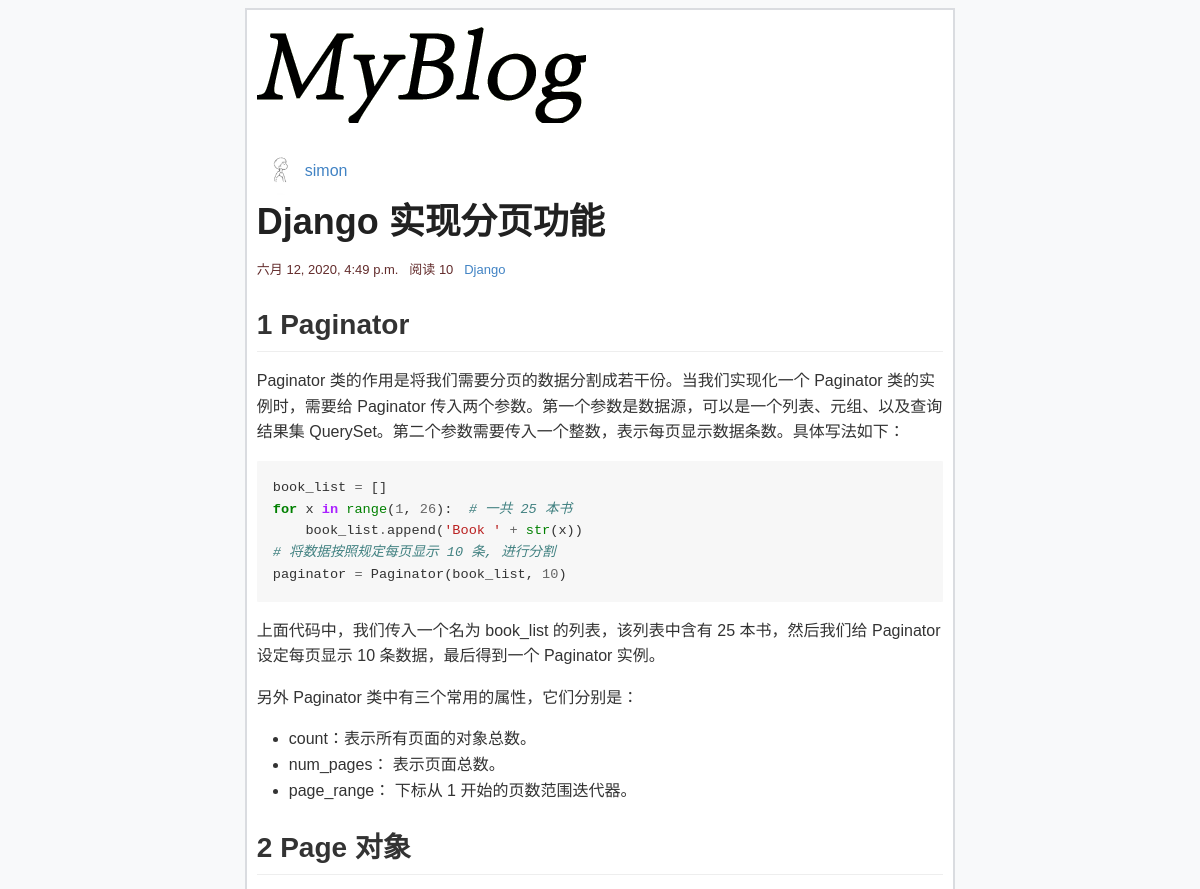
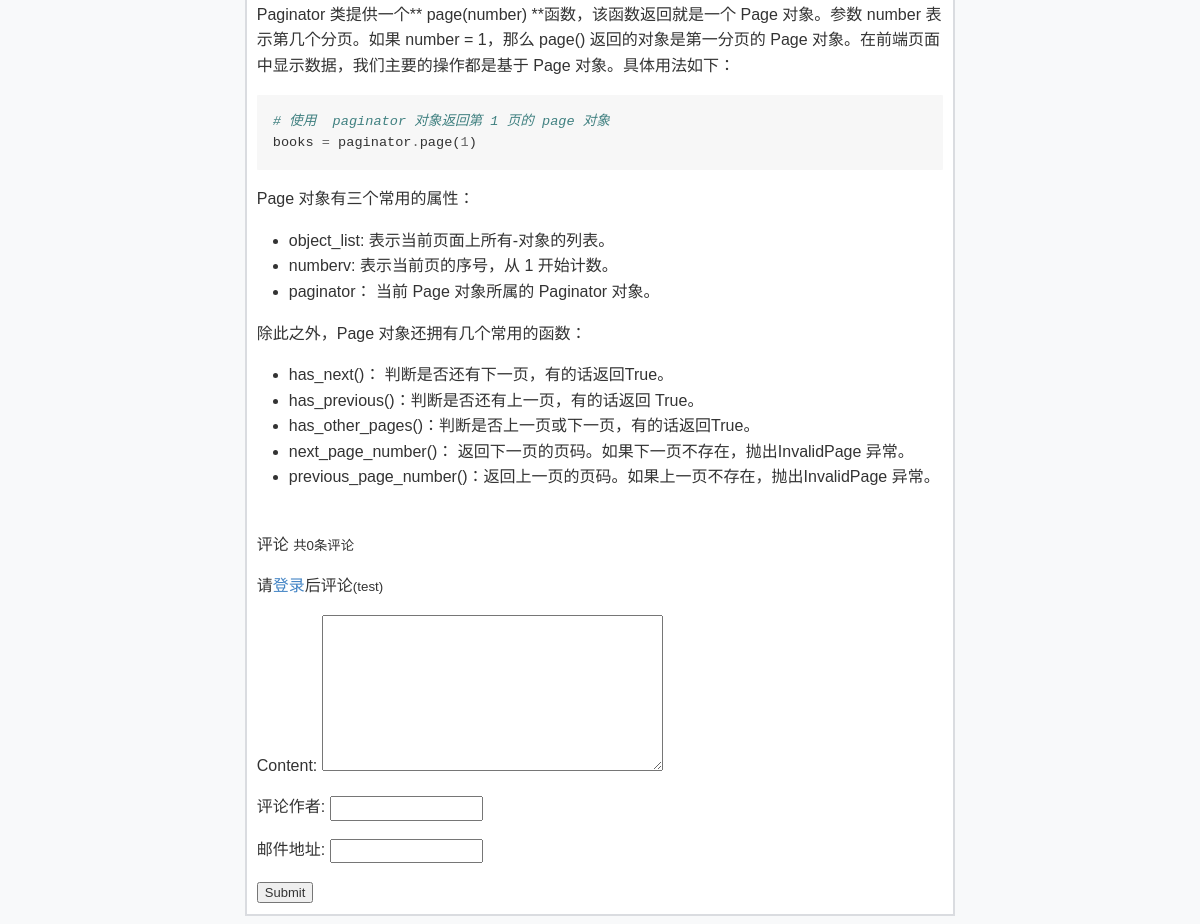
Page /blog/detail/3 on the committed database (2 pictures, top to bottom).
### blog/models.py (models this page shows, shortened)
class Article(models.Model):
	title = models.CharField("文章标题",max_length=30)
	category = models.ForeignKey(Category,on_delete=models.CASCADE)
	content = MDTextField("文章内容")
	djgest = models.TextField("文章概要")
	author = models.ForeignKey(Author,on_delete=models.CASCADE)
	comment_num = models.BigIntegerField(default=0)
	view = models.BigIntegerField(default=0)
	created_time = models.DateTimeField("创建时间",auto_now_add=True)
	last_mod_time = models.DateTimeField("修改时间",auto_now=True)
	tag = models.ManyToManyField(Tag,blank=True)
	def viewed(self):
		self.view += 1
		self.save(update_fields=['view'])
	class Meta:
		ordering = ('-created_time',)

class Author(models.Model):
	name = models.CharField("作者姓名",max_length=20)
	avatar = models.ImageField(upload_to='avatar/%Y%m%d',blank=True)
	def __str__(self):
		return self.name

class Category(models.Model):
	name = models.CharField("文章类型",max_length=50)
	created_time = models.DateTimeField("创建时间",auto_now_add=True)
	last_mod_time = models.DateTimeField("修改时间",auto_now=True)
	def __str__(self):
		return self.name

### blog/views.py (the view, shortened to what this page needs)
# urls.py: path('detail/<int:pk>',views.detail,name='detail'),
def detail(request, pk):
	article = get_object_or_404(Article,pk=pk)
	comment_list = Comment.objects.filter(article__pk=pk)
	form = CommentForm()
	article.content = markdown.markdown(article.content,
		extensions=[
        'markdown.extensions.extra',
        'markdown.extensions.codehilite',
        'markdown.extensions.toc',
    ])
	context = {'article':article,'comment_list':comment_list,'form':form}
	article.viewed()
	return render(request,"blog/detail.html",context)

### blog/views.py
class CommentForm(forms.ModelForm):
	class Meta:
		model = Comment
		exclude = ('article',)

### blog/templates/blog/detail.html (shortened to what this page needs)
{% extends 'blog/base.html' %}
{% block content %}
<div class="img_and">
<img class="img_avatar" src="{{ article.author.avatar.url }}">
<a href="#">{{ article.author }}</a>
</div>
<h1 class="detail_h1">{{ article.title }}</h1>
<div class="time_and">
	{{ article.last_mod_time }}
	&nbsp;
	阅读&nbsp;{{ article.view }}
	<a href="#">{{ article.category }}</a>
</div>
{{ article.content|safe }}
<br>
{% include 'blog/comment.html' %}
{% endblock %}

### blog/templates/blog/comment.html (shortened to what this page needs)
<p>评论 <small>共{{ article.comment_num }}条评论</small></p>
<p>
	请<a href="/login/weibo/" target="_blank">登录</a>后评论<small>(test)</small>
</p>
<form action="" method="post">
	{{ form.as_p }}
	<input type="submit" name="">
</form>

### blog/static/css/base.css (style rules this page uses)
body { background-color: #f8f9fa; }
.time_and { font-size: 13px; color: #632c2c; }
.img_avatar { display: block; border-radius: 50%; border: 1px solid #eee; min-width: 48px; min-height: 48px; width: 48px; height: 48px; }
.img_and { display: flex; align-items: center; }

### blog/static/css/code.css (style rules this page uses)
.codehilite { background: #f8f8f8; }
.codehilite .k { color: #008000; font-weight: bold }
.codehilite .o { color: #666666 }
.codehilite .c1 { color: #408080; font-style: italic }
.codehilite .nb { color: #008000 }
.codehilite .ow { color: #AA22FF; font-weight: bold }
.codehilite .mi { color: #666666 }
.codehilite .s1 { color: #BA2121 }

### staticfiles/mdeditor/css/editormd.css (style rules this page uses)
.markdown-body a { background: transparent; }
.markdown-body h1 { font-size: 2em; margin: 0.67em 0; }
.markdown-body img { border: 0; }
.markdown-body pre { overflow: auto; }
.markdown-body code, .markdown-body kbd, .markdown-body pre { font-family: "Meiryo UI", "YaHei Consolas Hybrid", Consolas, "Malgun Gothic", "Segoe UI", "Trebuchet MS", Helvetica, monospace, monospace; font-size: 1em; }
.markdown-body input { color: inherit; font: inherit; margin: 0; }
.markdown-body input { line-height: normal; }
.markdown-body * { -moz-box-sizing: border-box; box-sizing: border-box; }
.markdown-body input { font: 13px/1.4 Helvetica, arial, freesans, clean, sans-serif, "Segoe UI Emoji", "Segoe UI Symbol"; }
.markdown-body a { color: #4183c4; text-decoration: none; }
.markdown-body h1, .markdown-body h2, .markdown-body h3, .markdown-body h4, .markdown-body h5, .markdown-body h6 { margin-top: 15px; margin-bottom: 15px; line-height: 1.1; }
.markdown-body h1 { font-size: 30px; }
.markdown-body h2 { font-size: 21px; }
.markdown-body ul, .markdown-body ol { padding: 0; margin-top: 0; margin-bottom: 0; }
.markdown-body code { font-family: Consolas, "Liberation Mono", Menlo, Courier, monospace; font-size: 12px; }
.markdown-body pre { margin-top: 0; margin-bottom: 0; font: 12px Consolas, "Liberation Mono", Menlo, Courier, monospace; }
.markdown-body > *:last-child { margin-bottom: 0 !important; }
.markdown-body h1, .markdown-body h2, .markdown-body h3, .markdown-body h4, .markdown-body h5, .markdown-body h6 { position: relative; margin-top: 1em; margin-bottom: 16px; font-weight: bold; line-height: 1.4; }
.markdown-body h1 { padding-bottom: 0.3em; font-size: 2.25em; line-height: 1.2; border-bottom: 1px solid #eee; }
.markdown-body h2 { padding-bottom: 0.3em; font-size: 1.75em; line-height: 1.225; border-bottom: 1px solid #eee; }
.markdown-body p, .markdown-body blockquote, .markdown-body ul, .markdown-body ol, .markdown-body dl, .markdown-body table, .markdown-body pre { margin-top: 0; margin-bottom: 16px; }
.markdown-body ul, .markdown-body ol { padding-left: 2em; }
.markdown-body img { max-width: 100%; -moz-box-sizing: border-box; box-sizing: border-box; }
.markdown-body code { padding: 0; padding-top: 0.2em; padding-bottom: 0.2em; margin: 0; font-size: 85%; background-color: rgba(0, 0, 0, 0.04); border-radius: 3px; }
.markdown-body code:before, .markdown-body code:after { letter-spacing: -0.2em; content: "\00a0"; }
.markdown-body pre > code { padding: 0; margin: 0; font-size: 100%; word-break: normal; white-space: pre; background: transparent; border: 0; }
.markdown-body .highlight pre, .markdown-body pre { padding: 16px; overflow: auto; font-size: 85%; line-height: 1.45; background-color: #f7f7f7; border-radius: 3px; }
.markdown-body pre { word-wrap: normal; }
.markdown-body pre code { display: inline; max-width: initial; padding: 0; margin: 0; overflow: initial; line-height: inherit; word-wrap: normal; background-color: transparent; border: 0; }
.markdown-body pre code:before, .markdown-body pre code:after { content: normal; }
.markdown-body .highlight pre, .markdown-body pre { line-height: 1.6; }

### blog/templates/blog/detail.html (style rules this page uses)
h1.detail_h1 { border-bottom: 1px solid #FFF; margin-bottom:5px; margin-top: 5px; color: #212121; }

### rows in the picture
Article: author.avatar (picture), author "simon", title "Django 实现分页功能", last_mod_time "六月 12, 2020, 4:49 p.m.", view "10", category "Django", content "1 Paginator Paginator 类的作用是将我们需要分页的数据分割成若干份。当我们实现化一个 Paginator 类的实例时，需要给 Paginator 传入两个参数。第一个参数是数据源，可以是一个列表、元组、以及查询结果集 QuerySet。第二个参数需要传入一个整数，表示每页显示数据条数。具体写法如下： book_list = [] for x in range ( 1 , 26 ): # 一共 25 本书 book_list . append ( 'Book ' + str ( x )) # 将数据按照规定每页显示 10 条, 进行分割 paginator = Paginator ( book_list , 10 ) 上面代码中，我们传入一个名为 book_list 的列表，该列表中含有 25 本书，然后我们给 Paginator 设定每页显示 10 条数据，最后得到一个 Paginator 实例。 另外 Paginator 类中有三个常用的属性，它们分别是： count：表示所有页面的对象总数。 num_pages： 表示页面总数。 page_range： 下标从 1 开始的页数范围迭代器。 2 Page 对象 Paginator 类提供一个** page(number) **函数，该函数返回就是一个 Page 对象。参数 number 表示第几个分页。如果 number = 1，那么 page() 返回的对象是第一分页的 Page 对象。在前端页面中显示数据，我们主要的操作都是基于 Page 对象。具体用法如下： # 使用 paginator 对象返回第…", comment_num "0"
